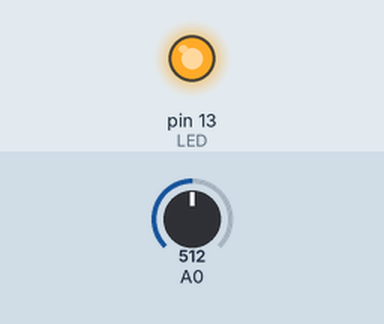
Recording of a sketch running on a simulated Arduino Uno, built with avr-gcc and run on an emulated ATmega328P. On the bench: output pins drawn as LEDs (lit = HIGH). The inputs (shaded band) are chosen by the test bench; at power-on: A0 = 512.

Above: at 1.2 s.
1.3 s: A0 set to 483
At 1.7 s:
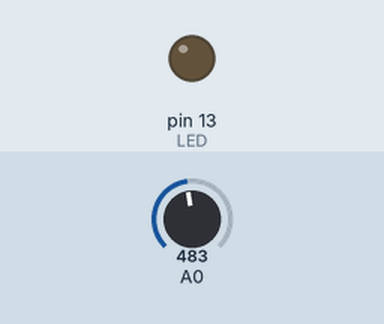
2.8 s: A0 set to 510
At 4.0 s:
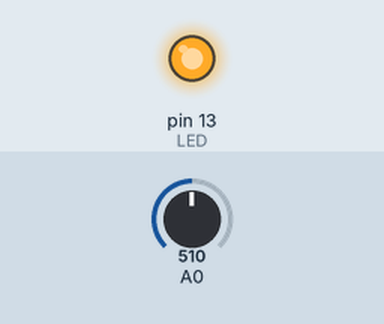
4.3 s: A0 set to 490
At 5.1 s:
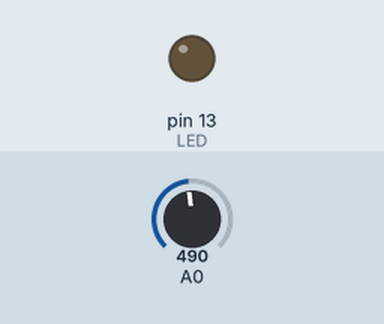
Timing chart, 0 to 7.3 s (numbered marks = the images above; inputs shaded):
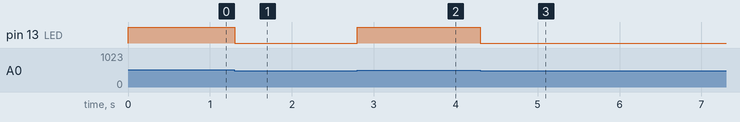

The sketch:

Loesung_08_-_Smartes_Licht.ino
```cpp
/*
 * OpenRobotX Schullernkurs
 * Lösung zum Projekt aus Lektion 08 - Smartes Licht
 */

void setup() {

  pinMode(13, OUTPUT); // LED

}

void loop() {

  int licht = analogRead(A0);


  if (licht > 500){

    digitalWrite(13, HIGH);

  }
  else{

    digitalWrite(13, LOW);

  }

}
```

Measured:
- the behaviour switches between 501 and 500 on A0 (found by bisection; images 0 and 1)
- after the input at 1.3 s, pin 13 (LED): HIGH → LOW at once
- after the input at 2.8 s, pin 13 (LED): LOW → HIGH at once
- after the input at 4.3 s, pin 13 (LED): HIGH → LOW at once
